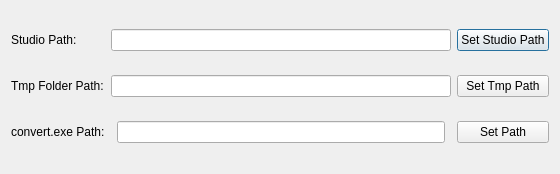
<?xml version="1.0" encoding="UTF-8"?>
<ui version="4.0">
 <class>Dialog</class>
 <widget class="QDialog" name="Dialog">
  <property name="geometry">
   <rect>
    <x>0</x>
    <y>0</y>
    <width>560</width>
    <height>174</height>
   </rect>
  </property>
  <property name="windowTitle">
   <string>Sudio Setting</string>
  </property>
  <layout class="QGridLayout" name="gridLayout">
   <item row="0" column="1" colspan="3">
    <widget class="QLineEdit" name="set_studio_field"/>
   </item>
   <item row="0" column="4">
    <widget class="QPushButton" name="set_studio_button">
     <property name="text">
      <string>Set Studio Path</string>
     </property>
    </widget>
   </item>
   <item row="1" column="4">
    <widget class="QPushButton" name="set_tmp_button">
     <property name="text">
      <string>Set Tmp Path</string>
     </property>
    </widget>
   </item>
   <item row="1" column="0">
    <widget class="QLabel" name="label_2">
     <property name="text">
      <string>Tmp Folder Path:</string>
     </property>
    </widget>
   </item>
   <item row="1" column="1" colspan="3">
    <widget class="QLineEdit" name="set_tmp_field"/>
   </item>
   <item row="0" column="0">
    <widget class="QLabel" name="label">
     <property name="text">
      <string>Studio Path:</string>
     </property>
    </widget>
   </item>
   <item row="2" column="0">
    <widget class="QLabel" name="label_3">
     <property name="text">
      <string>convert.exe Path:</string>
     </property>
    </widget>
   </item>
   <item row="2" column="2">
    <widget class="QLineEdit" name="set_convert_exe_field"/>
   </item>
   <item row="2" column="4">
    <widget class="QPushButton" name="set_convert_button">
     <property name="text">
      <string>Set Path</string>
     </property>
    </widget>
   </item>
  </layout>
 </widget>
 <resources/>
 <connections/>
</ui>
